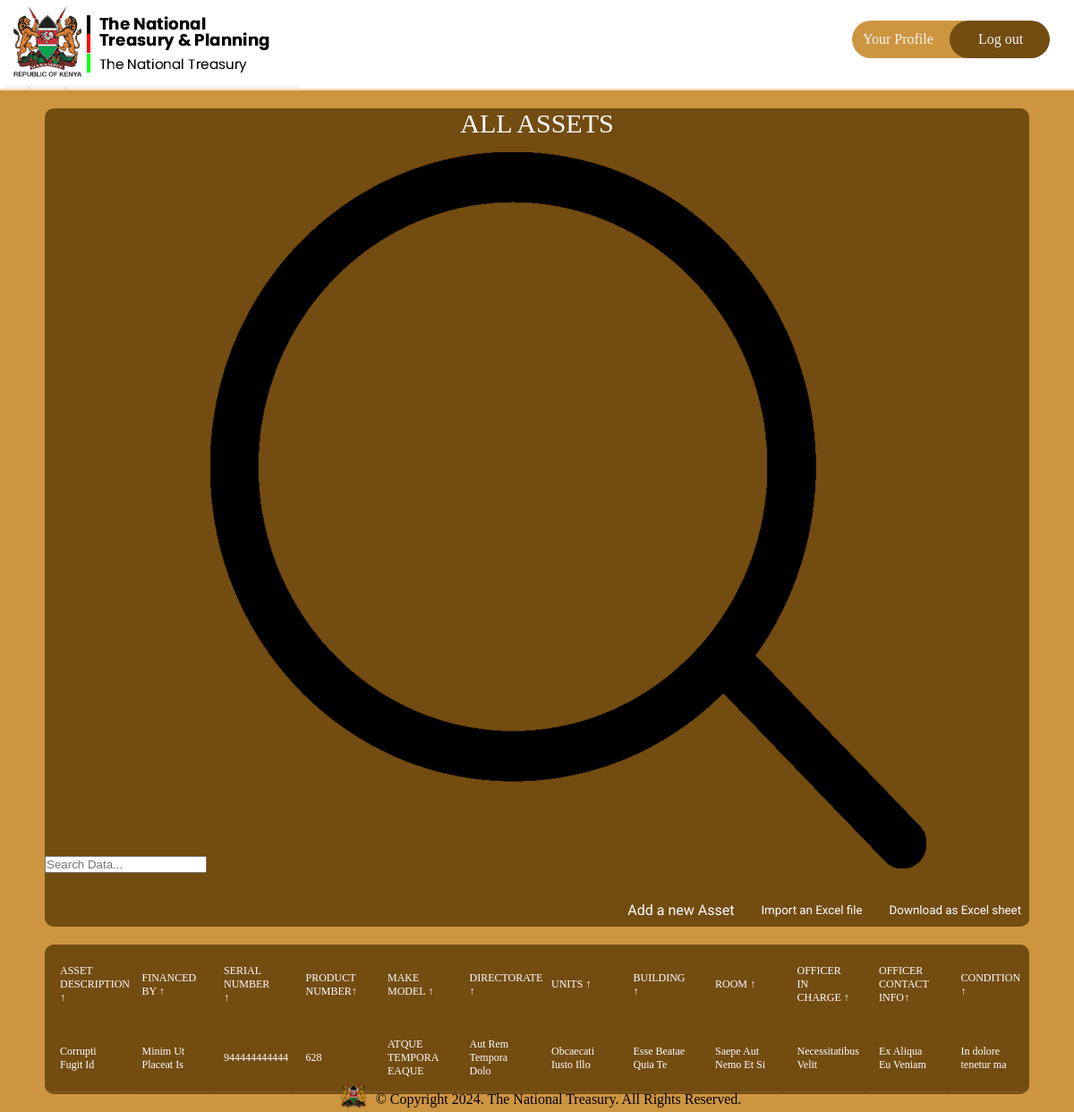
Before: /assets/ with the older database file.
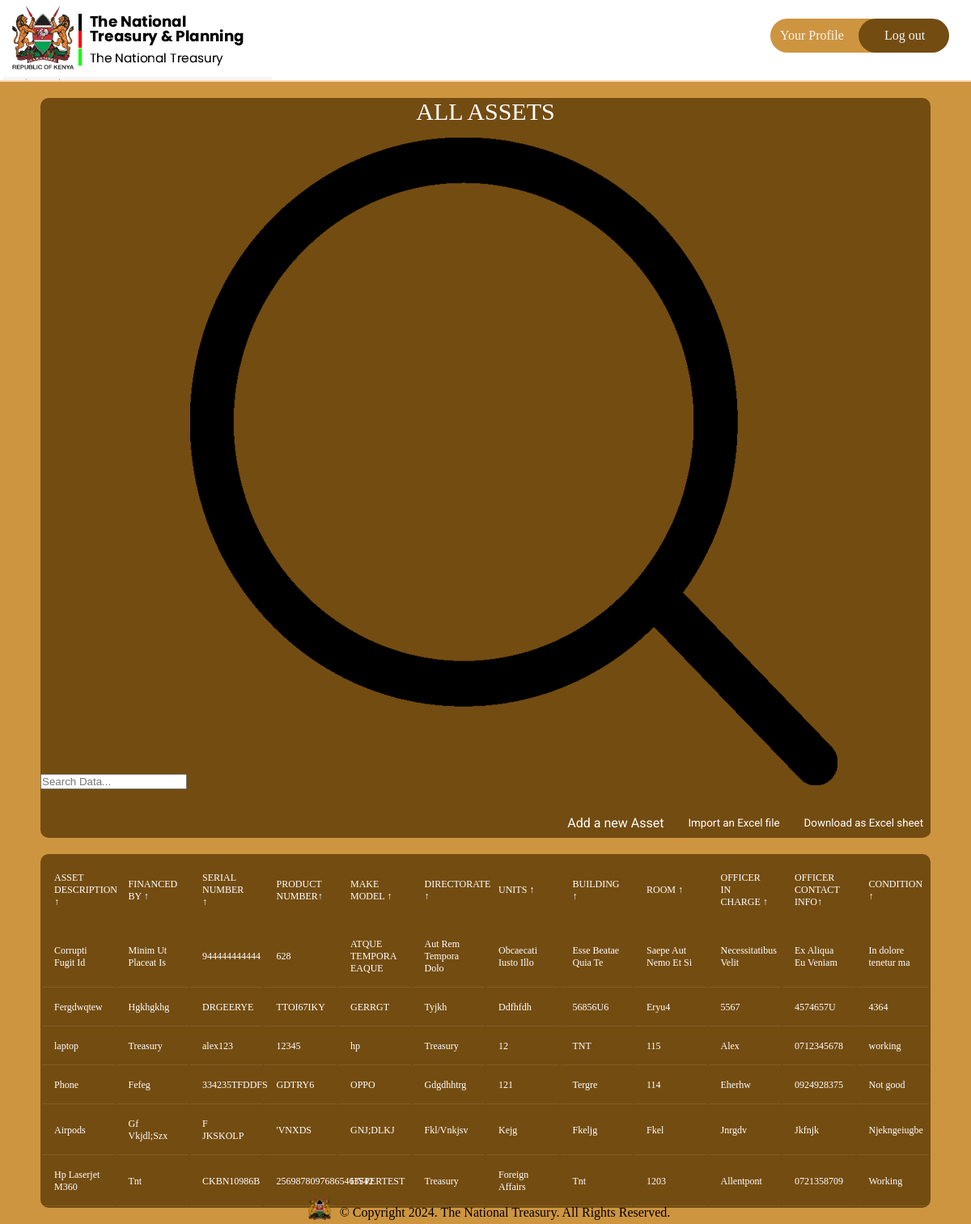
After: the same page with the newer database file.
### inventory/models.py (models this page shows, shortened)
class Asset(db.Model):
    idassets = db.Column(db.Integer, primary_key=True)
    asset_description = db.Column(db.Text, nullable=False)
    financed_by = db.Column(db.Text, default="N/A")
    serial_number = db.Column(db.Text, nullable=False, unique=True)
    product_number = db.Column(db.Text, nullable=False)
    make_model = db.Column(db.Text, nullable=False)
    directorate = db.Column(db.Text, nullable=False)
    units = db.Column(db.Text, nullable=False)
    building = db.Column(db.Text, nullable=False)
    room = db.Column(db.Integer, nullable=False)
    officer_in_charge = db.Column(db.Text, default="N/A")
    officer_contact_info = db.Column(db.Text, default="N/A")
    state = db.Column(db.Text, nullable=False)

### inventory/routes.py (the view)
@app.route("/assets/")
def show_assets():
    assets = Asset.query.all()
    return render_template("dashboard.html", assets=assets)

### inventory/templates/dashboard.html (shortened to what this page needs)
{% extends "base.html" %}
{% block head %}
{{ super() }}
<link rel="stylesheet" href="{{ url_for('static', filename='dashboard.css') }}">
{% endblock head %}
{% block navlinks %}
<a href="{{ url_for('profile') }}" style="width: 9em;" class="links signup">Your Profile</a>
<a href="" class="links login">Log out</a>
{% endblock navlinks %}
{% block body %}
<div class="main">
    <main class="table" id="customers_table">
        <section class="table__header">
            <h1>All Assets</h1>
            <div class="input-group">
                <input type="search" placeholder="Search Data...">
		<img src="{{ url_for('static', filename='assets/images/search.png') }}" alt="">
            </div>
	    <div class="table-links">
		<a href="{{ url_for('create_assets') }}" class="add-asset-link">Add a new Asset</a>
		<button id="import-excel-btn" class="import-excel">Import an Excel file</button>
		<button id="toEXCEL" class="export-excel">Download as
			Excel sheet</button>
	    </div>
        </section>
        <section class="table__body">
            <table>
                <thead>
                    <tr>
                        <th> Asset Description <span class="icon-arrow">&UpArrow;</span></th>
                        <th> Financed by <span class="icon-arrow">&UpArrow;</span></th>
                        <th> Serial Number <span class="icon-arrow">&UpArrow;</span></th>
                        <th> Product Number<span class="icon-arrow">&UpArrow;</span></th>
                        <th> Make Model <span class="icon-arrow">&UpArrow;</span></th>
                        <th> Directorate <span class="icon-arrow">&UpArrow;</span></th>
                        <th> Units <span class="icon-arrow">&UpArrow;</span></th>
                        <th> Building <span class="icon-arrow">&UpArrow;</span></th>
                        <th> Room <span class="icon-arrow">&UpArrow;</span></th>
                        <th> Officer in Charge <span class="icon-arrow">&UpArrow;</span></th>
                        <th> Officer Contact Info<span class="icon-arrow">&UpArrow;</span></th>
                        <th> Condition <span class="icon-arrow">&UpArrow;</span></th>
                    </tr>
                </thead>
                <tbody>
					{% for asset in assets %}
					<tr>
						<td>{{ asset.asset_description }}</td>
						<td>{{ asset.financed_by }}</td>
						<td>{{ asset.serial_number }}</td>
						<td>{{ asset.product_number }}</td>
						<td>{{ asset.make_model }}</td>
						<td>{{ asset.directorate }}</td>
						<td>{{ asset.units }}</td>
						<td>{{ asset.building }}</td>
						<td>{{ asset.room }}</td>
						<td>{{ asset.officer_in_charge }}</td>
						<td>{{ asset.officer_contact_info }}</td>
						<td>{{ asset.state }}</td>
					</tr>
						{% endfor %}
                </tbody>
            </table>
        </section>
    </main>
	{% endblock body %}

### inventory/templates/base.html (shortened to what this page needs)
<!DOCTYPE html>
<html lang="en">
<head>
	{% block head %}
	<link rel="stylesheet" href="https://cdnjs.cloudflare.com/ajax/libs/font-awesome/6.5.1/css/all.min.css"
 />
		<link rel="stylesheet" href="{{ url_for('static',filename='style.css') }}">
	{% endblock head %}
</head>
<body>
	<div class="nav">
		<div class="logo">
			<a href="{{ url_for('index') }}"><img
					src=" {{ url_for('static', filename='assets/images/TNT logo.png')  }} "
					alt="treasury logo"></img></a>
		</div>
		<div class="links">
			{% block navlinks %}
			{% endblock navlinks %}
		</div>
	</div>
	{% block body %}
	{% endblock body %}
	<div class="footer">
		<img src="{{ url_for('static', filename='assets/images/tntfooterlogo.png') }}" alt="footer logo"
			width="30" height="30">
		<p>© Copyright <span class="copyright-year"></span>. The National Treasury. All Rights Reserved.</p>
	</div>
</body>
</html>

### inventory/static/style.css (style rules this page uses)
* { margin: 0; padding: 0; box-sizing: border-box; color-scheme: light; @import url('https://fonts.googleapis.com/css2?family=PT+Mono&display=swap'); }
body { display: flex; flex-direction: column; height: 100%; background-color: #ce9540; }
.nav { display: flex; justify-content: space-between; align-items: center; border-bottom: 2px solid peachpuff; padding-left: 4px; padding-top: 5px; padding-right: 15px; background-color: white; position: sticky; top: 0; }
.links { padding: 12px; display: flex; align-items: center; gap: 32px; border-radius: 34px; margin-bottom: 8px; }
.links>a { text-decoration: none; color: whitesmoke; width: 7em; }
.signup { background-color: #CE9540; }
.login { background-color: #734C11; margin-left: -67px; padding-left: 32px; }
.footer { display: flex; align-items: center; gap: 10px; margin-left: 8px; }
.main { display: flex; flex-direction: column; align-items: center; }
.footer { margin-top: 12px; padding-top: 18px; display: flex; align-items: end; justify-content: center; }

### inventory/static/dashboard.css (style rules this page uses)
section { background-color: #734c11; border-radius: 10px; }
body { display: flex; flex-direction: column; height: 100%; background-color: #ce9540; }
.logo { background: url('assets/images/TNT\ logo.png'); background-color: whitesmoke; background-blend-mode: multiply; }
.table-links { width: 100%; display: flex; gap: 12px; align-items: center; justify-content: flex-end; margin-top: 23px; margin-right: 96px; }
.table-links>* { padding: 9px; background-color: #734c11; color: #fff; font-family: 'Roboto', sans-serif; border-radius: 6px; appearance: none; border: none }
.add-asset-link { text-decoration: none; }
h1 { font-size: 30px; color: #fff; text-transform: uppercase; font-weight: 300; text-align: center; margin-bottom: 15px; }
.footer { position: fixed; bottom: 5px; }
table { width: 100%; table-layout: fixed; }
th { padding: 20px 15px; text-align: left; font-weight: 500; font-size: 12px; color: #fff; text-transform: uppercase; }
td { padding: 15px; text-align: left; vertical-align: middle; font-weight: 300; font-size: 12px; color: #fff; border-bottom: solid 1px rgba(255, 255, 255, 0.1); }
section { margin: 20px 50px; }

Changed rows visible on the page:
added Asset: asset_description "Fergdwqtew", financed_by "Hgkhgkhg", serial_number "DRGEERYE", product_number "TTOI67IKY", make_model "GERRGT", directorate "Tyjkh", units "Ddfhfdh", building "56856U6", room "Eryu4", officer_in_charge "5567", officer_contact_info "4574657U", state "4364"
added Asset: asset_description "laptop", financed_by "Treasury", serial_number "alex123", product_number "12345", make_model "hp", directorate "Treasury", units "12", building "TNT", room "115", officer_in_charge "Alex", officer_contact_info "0712345678", state "working"
added Asset: asset_description "Phone", financed_by "Fefeg", serial_number "334235TFDDFS", product_number "GDTRY6", make_model "OPPO", directorate "Gdgdhhtrg", units "121", building "Tergre", room "114", officer_in_charge "Eherhw", officer_contact_info "0924928375", state "Not good"
added Asset: asset_description "Airpods", financed_by "Gf Vkjdl;Szx", serial_number "F JKSKOLP", product_number "'VNXDS", make_model "GNJ;DLKJ", directorate "Fkl/Vnkjsv", units "Kejg", building "Fkeljg", room "Fkel", officer_in_charge "Jnrgdv", officer_contact_info "Jkfnjk", state "Njekngeiugbe"
added Asset: asset_description "Hp Laserjet M360", financed_by "Tnt", serial_number "CKBN10986B", product_number "25698780976865463542", make_model "HYPERTEST", directorate "Treasury", units "Foreign Affairs", building "Tnt", room "1203", officer_in_charge "Allentpont", officer_contact_info "0721358709", state "Working"
